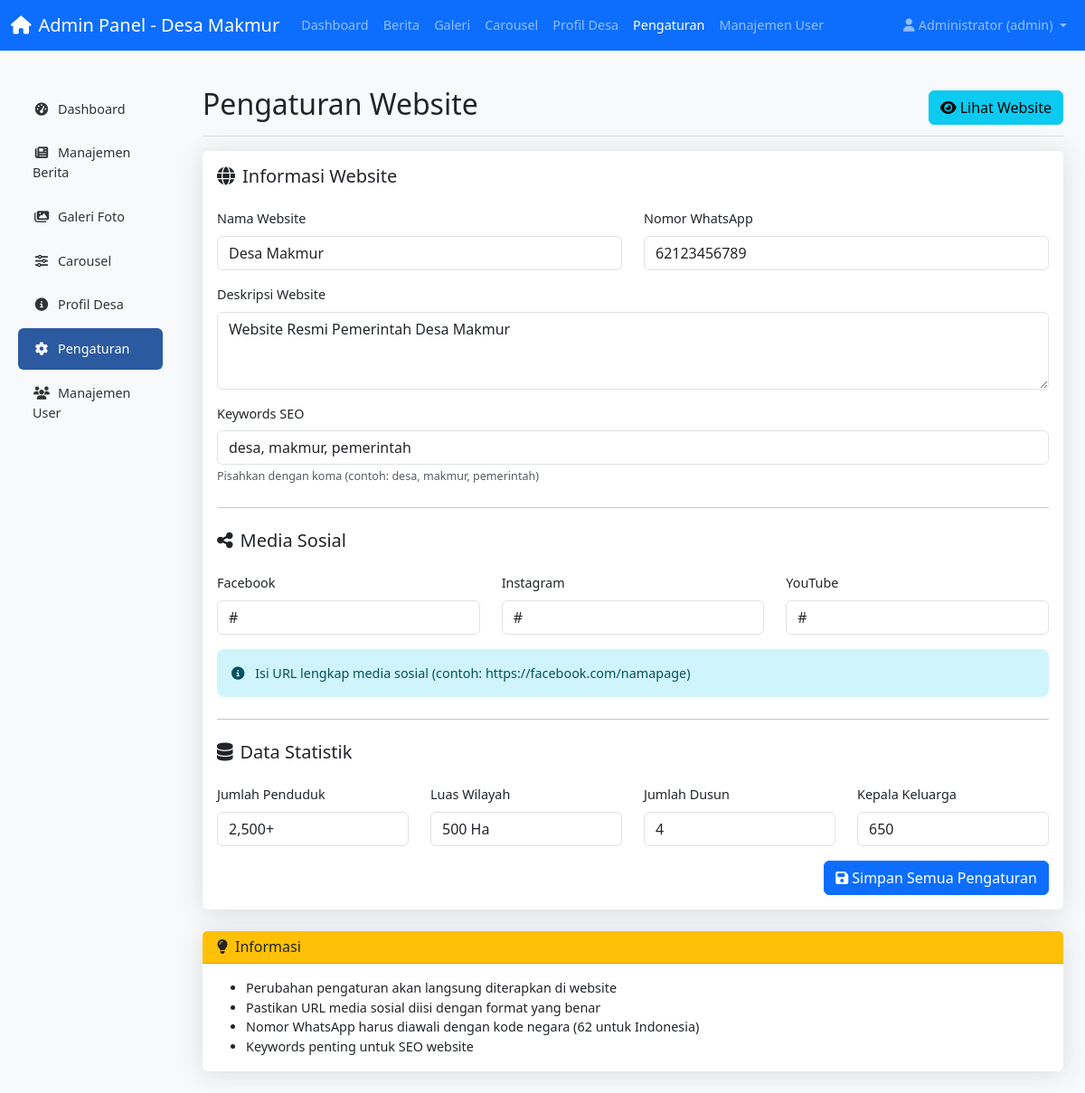
The app's page /admin/pengaturan.php (signed in) with its own data.
### tables this page shows
CREATE TABLE `pengaturan` (
  `id` int NOT NULL,
  `nama_setting` varchar(100) NOT NULL,
  `nilai_setting` text,
  `keterangan` text
);

### admin/pengaturan.php (the view, shortened to what this page needs)
<?php
include '../includes/config.php';
$stmt = $pdo->query("SELECT * FROM pengaturan");
$pengaturan_list = $stmt->fetchAll(PDO::FETCH_ASSOC);
$pengaturan = [];
foreach ($pengaturan_list as $setting) {
    $pengaturan[$setting['nama_setting']] = $setting;
}
?>
<!DOCTYPE html>
<html lang="id">
<head>
    <link href="https://cdn.jsdelivr.net/npm/bootstrap@5.3.0/dist/css/bootstrap.min.css" rel="stylesheet">
    <link rel="stylesheet" href="https://cdnjs.cloudflare.com/ajax/libs/font-awesome/6.4.0/css/all.min.css">
    <link href="../assets/css/admin.css" rel="stylesheet">
</head>
<body>
    <nav class="navbar navbar-expand-lg navbar-dark bg-primary">
        <div class="container-fluid">
            <a class="navbar-brand" href="dashboard.php">
                <i class="fas fa-home me-2"></i>Admin Panel - Desa Makmur
            </a>
            <div class="collapse navbar-collapse" id="adminNavbar">
                <ul class="navbar-nav me-auto">
                    <li class="nav-item">
                        <a class="nav-link" href="dashboard.php">Dashboard</a>
                    </li>
                    <li class="nav-item">
                        <a class="nav-link" href="artikel.php">Berita</a>
                    </li>
                    <li class="nav-item">
                        <a class="nav-link" href="galeri.php">Galeri</a>
                    </li>
                    <li class="nav-item">
                        <a class="nav-link" href="carousel.php">Carousel</a>
                    </li>
                    <li class="nav-item">
                        <a class="nav-link" href="profil.php">Profil Desa</a>
                    </li>
                    <li class="nav-item">
                        <a class="nav-link active" href="pengaturan.php">Pengaturan</a>
                    </li>
                    <li class="nav-item">
                        <a class="nav-link" href="users.php">Manajemen User</a>
                    </li>
                </ul>
                <div class="navbar-nav">
                    <li class="nav-item dropdown">
                        <a class="nav-link dropdown-toggle" href="#" role="button" data-bs-toggle="dropdown">
                            <i class="fas fa-user me-1"></i><?= $_SESSION['nama_lengkap'] ?> (<?= $_SESSION['role'] ?>)
                        </a>
                    </li>
                </div>
            </div>
        </div>
    </nav>
    <div class="container-fluid mt-4">
        <div class="row">
            <div class="col-md-3 col-lg-2 d-md-block bg-light sidebar">
                <div class="position-sticky pt-3">
                    <ul class="nav flex-column">
                        <li class="nav-item">
                            <a class="nav-link" href="dashboard.php">
                                <i class="fas fa-tachometer-alt me-2"></i>Dashboard
                            </a>
                        </li>
                        <li class="nav-item">
                            <a class="nav-link" href="artikel.php">
                                <i class="fas fa-newspaper me-2"></i>Manajemen Berita
                            </a>
                        </li>
                        <li class="nav-item">
                            <a class="nav-link" href="galeri.php">
                                <i class="fas fa-images me-2"></i>Galeri Foto
                            </a>
                        </li>
                        <li class="nav-item">
                            <a class="nav-link" href="carousel.php">
                                <i class="fas fa-sliders-h me-2"></i>Carousel
                            </a>
                        </li>
                        <li class="nav-item">
                            <a class="nav-link" href="profil.php">
                                <i class="fas fa-info-circle me-2"></i>Profil Desa
                            </a>
                        </li>
                        <li class="nav-item">
                            <a class="nav-link active" href="pengaturan.php">
                                <i class="fas fa-cog me-2"></i>Pengaturan
                            </a>
                        </li>
                        <li class="nav-item">
                            <a class="nav-link" href="users.php">
                                <i class="fas fa-users me-2"></i>Manajemen User
                            </a>
                        </li>
                    </ul>
                </div>
            </div>
            <main class="col-md-9 ms-sm-auto col-lg-10 px-md-4">
                <div class="d-flex justify-content-between flex-wrap flex-md-nowrap align-items-center pt-3 pb-2 mb-3 border-bottom">
                    <h1 class="h2">Pengaturan Website</h1>
                    <a href="../index.php" target="_blank" class="btn btn-info">
                        <i class="fas fa-eye me-1"></i>Lihat Website
                    </a>
                </div>
                <div class="card">
                    <div class="card-body">
                        <form method="POST">
                            <h5 class="card-title mb-4"><i class="fas fa-globe me-2"></i>Informasi Website</h5>
                            <div class="row mb-3">
                                <div class="col-md-6">
                                    <label for="setting_website_nama" class="form-label">Nama Website</label>
                                    <input type="text" class="form-control" id="setting_website_nama" name="setting_website_nama" value="<?= $pengaturan['website_nama']['nilai_setting'] ?>">
                                </div>
                                <div class="col-md-6">
                                    <label for="setting_whatsapp_number" class="form-label">Nomor WhatsApp</label>
                                    <input type="text" class="form-control" id="setting_whatsapp_number" name="setting_whatsapp_number" value="<?= $pengaturan['whatsapp_number']['nilai_setting'] ?>" placeholder="62xxxxxxxxxx">
                                </div>
                            </div>
                            <div class="mb-3">
                                <label for="setting_website_deskripsi" class="form-label">Deskripsi Website</label>
                                <textarea class="form-control" id="setting_website_deskripsi" name="setting_website_deskripsi" rows="3"><?= $pengaturan['website_deskripsi']['nilai_setting'] ?></textarea>
                            </div>
                            <div class="mb-3">
                                <label for="setting_website_keywords" class="form-label">Keywords SEO</label>
                                <input type="text" class="form-control" id="setting_website_keywords" name="setting_website_keywords" value="<?= $pengaturan['website_keywords']['nilai_setting'] ?>">
                                <div class="form-text">Pisahkan dengan koma (contoh: desa, makmur, pemerintah)</div>
                            </div>
                            <hr class="my-4">
                            <h5 class="card-title mb-4"><i class="fas fa-share-alt me-2"></i>Media Sosial</h5>
                            <div class="row mb-3">
                                <div class="col-md-4">
                                    <label for="setting_social_facebook" class="form-label">Facebook</label>
                                    <input type="url" class="form-control" id="setting_social_facebook" name="setting_social_facebook" value="<?= $pengaturan['social_facebook']['nilai_setting'] ?>" placeholder="https://facebook.com/...">
                                </div>
                                <div class="col-md-4">
                                    <label for="setting_social_instagram" class="form-label">Instagram</label>
                                    <input type="url" class="form-control" id="setting_social_instagram" name="setting_social_instagram" value="<?= $pengaturan['social_instagram']['nilai_setting'] ?>" placeholder="https://instagram.com/...">
                                </div>
                                <div class="col-md-4">
                                    <label for="setting_social_youtube" class="form-label">YouTube</label>
                                    <input type="url" class="form-control" id="setting_social_youtube" name="setting_social_youtube" value="<?= $pengaturan['social_youtube']['nilai_setting'] ?>" placeholder="https://youtube.com/...">
                                </div>
                            </div>
                            <div class="alert alert-info">
                                <i class="fas fa-info-circle me-2"></i>
                                Isi URL lengkap media sosial (contoh: https://facebook.com/namapage)
                            </div>
                            <hr class="my-4">
                            <h5 class="card-title mb-4"><i class="fas fa-database me-2"></i>Data Statistik</h5>
                            <div class="row mb-3">
                                <div class="col-md-3">
                                    <label for="statistik_penduduk" class="form-label">Jumlah Penduduk</label>
                                    <input type="text" class="form-control" id="statistik_penduduk" name="statistik_penduduk" value="2,500+">
                                </div>
                                <div class="col-md-3">
                                    <label for="statistik_luas" class="form-label">Luas Wilayah</label>
                                    <input type="text" class="form-control" id="statistik_luas" name="statistik_luas" value="500 Ha">
                                </div>
                                <div class="col-md-3">
                                    <label for="statistik_dusun" class="form-label">Jumlah Dusun</label>
                                    <input type="text" class="form-control" id="statistik_dusun" name="statistik_dusun" value="4">
                                </div>
                                <div class="col-md-3">
                                    <label for="statistik_kk" class="form-label">Kepala Keluarga</label>
                                    <input type="text" class="form-control" id="statistik_kk" name="statistik_kk" value="650">
                                </div>
                            </div>
                            <div class="d-grid gap-2 d-md-flex justify-content-md-end">
                                <button type="submit" class="btn btn-primary">
                                    <i class="fas fa-save me-1"></i>Simpan Semua Pengaturan
                                </button>
                            </div>
                        </form>
                    </div>
                </div>
                <div class="card mt-4">
                    <div class="card-header bg-warning text-dark">
                        <h6 class="mb-0"><i class="fas fa-lightbulb me-2"></i>Informasi</h6>
                    </div>
                    <div class="card-body">
                        <ul class="mb-0">
                            <li>Perubahan pengaturan akan langsung diterapkan di website</li>
                            <li>Pastikan URL media sosial diisi dengan format yang benar</li>
                            <li>Nomor WhatsApp harus diawali dengan kode negara (62 untuk Indonesia)</li>
                            <li>Keywords penting untuk SEO website</li>
                        </ul>
                    </div>
                </div>
            </main>
        </div>
    </div>
</body>
</html>

### assets/css/admin.css (style rules this page uses)
:root { --primary-color: #2c5aa0; --sidebar-width: 250px; }
body { font-size: 0.9rem; background-color: #f8f9fa; }
.sidebar .nav-link { color: #333; padding: 0.75rem 1rem; border-radius: 0.25rem; margin: 0.1rem 0.5rem; }
.sidebar .nav-link:hover, .sidebar .nav-link.active { background-color: var(--primary-color); color: white; }
.sidebar .nav-link i { width: 20px; text-align: center; }
.card { border: none; box-shadow: 0 0.15rem 1.75rem 0 rgba(58, 59, 69, 0.15); }
.card { border: none; box-shadow: 0 0.15rem 1.75rem 0 rgba(58, 59, 69, 0.15); margin-bottom: 1.5rem; }
.btn { border-radius: 0.375rem; }
.alert { border: none; border-radius: 0.5rem; }
.sidebar .nav-link.active { background-color: var(--primary-color); color: white; border-radius: 0.375rem; }

### records on screen
pengaturan: setting_website_nama "Desa Makmur"
pengaturan: setting_whatsapp_number "62123456789"
pengaturan: setting_website_deskripsi "Website Resmi Pemerintah Desa Makmur"
pengaturan: setting_website_keywords "desa, makmur, pemerintah"
pengaturan: setting_social_facebook "#"
pengaturan: setting_social_instagram "#"
pengaturan: setting_social_youtube "#"

### other values on screen
$_SESSION['nama_lengkap'] "Administrator"
$_SESSION['role'] "admin"
